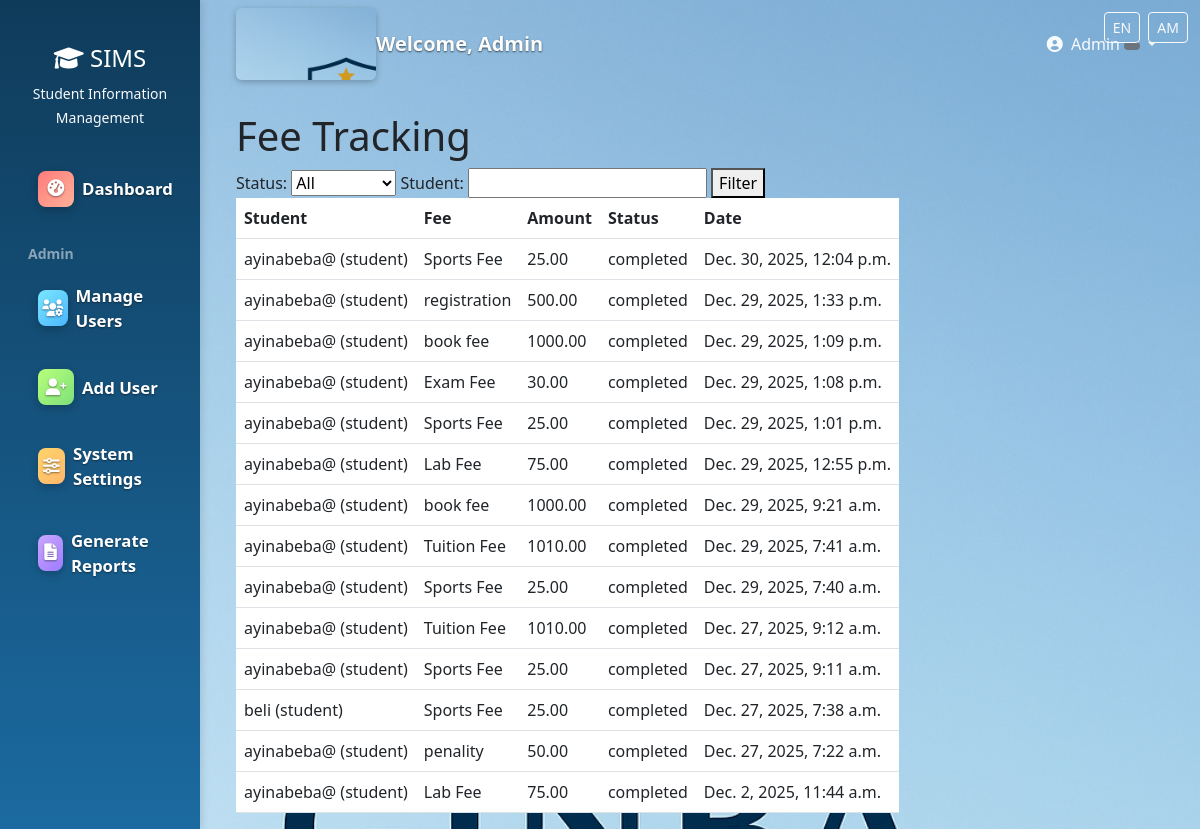
Screenshot of /finance/fee-tracking/ (signed in) with the database file from the repository.
### users/models.py (models this page shows)
class User(AbstractUser):
    ROLE_CHOICES = (
        ('admin', 'Administrator'),
        ('teacher', 'Teacher'),
        ('student', 'Student'),
        ('registrar', 'Registrar'),
        ('finance', 'Finance Officer'),
        ('parent', 'Parent'),
    )
    role = models.CharField(max_length=20, choices=ROLE_CHOICES)
    phone = models.CharField(max_length=15, blank=True)
    address = models.TextField(blank=True)
    date_of_birth = models.DateField(null=True, blank=True)
    profile_picture = models.ImageField(upload_to='profiles/', null=True, blank=True)
    is_approved = models.BooleanField(default=False)
    created_at = models.DateTimeField(auto_now_add=True)
    def __str__(self):
        return f"{self.username} ({self.role})"

### payments/models.py (models this page shows, shortened)
class Payment(models.Model):
    student = models.ForeignKey(User, on_delete=models.CASCADE, limit_choices_to={'role': 'student'})
    fee_structure = models.ForeignKey(FeeStructure, on_delete=models.CASCADE)
    amount_paid = models.DecimalField(max_digits=10, decimal_places=2)
    payment_date = models.DateTimeField(auto_now_add=True)
    created_at = models.DateTimeField(auto_now_add=True)
    payment_method = models.CharField(max_length=50)
    transaction_id = models.CharField(max_length=100, unique=True)
    STATUS_CHOICES = (
        ('pending', 'Pending'),
        ('completed', 'Completed'),
        ('failed', 'Failed'),
    )
    status = models.CharField(max_length=20, choices=STATUS_CHOICES, default='pending')
    is_cleared = models.BooleanField(default=False)

class FeeStructure(models.Model):
    name = models.CharField(max_length=100)
    amount = models.DecimalField(max_digits=10, decimal_places=2)
    description = models.TextField()
    is_active = models.BooleanField(default=True)
    created_by = models.ForeignKey(User, on_delete=models.CASCADE)
    created_at = models.DateTimeField(auto_now_add=True)

### users/decorators.py (the view)
        def wrapper(request, *args, **kwargs):
            if request.user.is_authenticated:
                if request.user.role in allowed_roles or request.user.is_superuser:
                    return view_func(request, *args, **kwargs)
            messages.error(request, "You don't have permission to access this page.")
            return redirect('dashboard')

### finance/views.py (called while the page is built)
@finance_required
def fee_tracking(request):
    payments = Payment.objects.all().select_related('student', 'fee_structure').order_by('-payment_date')
    status_filter = request.GET.get('status')
    student_filter = request.GET.get('student')
    if status_filter:
        payments = payments.filter(status=status_filter)
    if student_filter:
        payments = payments.filter(student__username__icontains=student_filter)
    context = {
        'payments': payments,
        'status_choices': Payment.STATUS_CHOICES,
    }
    return render(request, 'finance/fee_tracking.html', context)

### finance/templates/finance/fee_tracking.html (shortened to what this page needs)
{% extends 'base.html' %}
{% block content %}
<h1>Fee Tracking</h1>
<form method="get">
  <label>Status: <select name="status"><option value="">All</option>{% for k,v in status_choices %}<option value="{{ k }}">{{ v }}</option>{% endfor %}</select></label>
  <label>Student: <input type="text" name="student" value="{{ request.GET.student }}"></label>
  <button type="submit">Filter</button>
</form>
<table class="table">
  <thead><tr><th>Student</th><th>Fee</th><th>Amount</th><th>Status</th><th>Date</th></tr></thead>
  <tbody>
  {% for p in payments %}
    <tr>
      <td>{{ p.student }}</td>
      <td>{{ p.fee_structure.name }}</td>
      <td>{{ p.amount_paid }}</td>
      <td>{{ p.status }}</td>
      <td>{{ p.payment_date }}</td>
    </tr>
  {% empty %}
    <tr><td colspan="5">No payments found</td></tr>
  {% endfor %}
  </tbody>
</table>
{% endblock %}

### templates/base.html (shortened to what this page needs)
<!DOCTYPE html>
{% load i18n %}
<html lang="{{ LANGUAGE_CODE|default:'en' }}">
  <head>
    {% load static %}
    <link
      href="https://cdn.jsdelivr.net/npm/bootstrap@5.3.0/dist/css/bootstrap.min.css"
      rel="stylesheet"
    />
    <link
      href="https://cdnjs.cloudflare.com/ajax/libs/font-awesome/6.0.0/css/all.min.css"
      rel="stylesheet"
    />
  </head>
  <body>
    <div style="position:fixed;right:12px;top:12px;z-index:1050">
      <form id="lang-form" action="/i18n/setlang/" method="post" style="display:inline">
        <button name="language" value="en" class="btn btn-sm btn-outline-light me-1" type="submit">EN</button>
        <button name="language" value="am" class="btn btn-sm btn-outline-light" type="submit">AM</button>
      </form>
    </div>
    {% if user.is_authenticated %}
    <div class="container-fluid">
      <div class="row">
        <nav class="col-md-3 col-lg-2 d-none d-md-block sidebar">
          <div class="position-sticky pt-4">
            <div class="text-center mb-4">
              <h4 class="text-white">
                <i class="fas fa-graduation-cap"></i> SIMS
              </h4>
              <small class="text-light">Student Information Management</small>
            </div>
            <ul class="nav flex-column">
              <li class="nav-item">
                <a
                  class="nav-link {% if request.resolver_match.url_name == 'dashboard' %}active{% endif %}"
                  href="{% url 'dashboard' %}"
                >
                  <i class="fas fa-tachometer-alt me-2"></i>Dashboard
                </a>
              </li>
              {% if user.is_superuser or user.is_staff or user.role == 'admin' %}
              <li class="nav-item mt-3">
                <strong class="text-white-50 ps-3 small">{% trans "Admin" %}</strong>
              </li>
              {% url 'manage_users' as manage_users_url %}
              {% if manage_users_url %}
              <li class="nav-item">
                <a class="nav-link" href="{{ manage_users_url }}">
                  <i class="fas fa-users-cog me-2"></i>
                  <span data-i18n="SIDEBAR_MANAGE_USERS">{% trans "Manage Users" %}</span>
                </a>
              </li>
              {% endif %}
              {% url 'add_user' as add_user_url %}
              {% if add_user_url %}
              <li class="nav-item">
                <a class="nav-link" href="{{ add_user_url }}">
                  <i class="fas fa-user-plus me-2"></i>
                  <span data-i18n="SIDEBAR_ADD_USER">{% trans "Add User" %}</span>
                </a>
              </li>
              {% endif %}
              {% url 'system_settings' as system_settings_url %}
              {% if system_settings_url %}
              <li class="nav-item">
                <a class="nav-link" href="{{ system_settings_url }}">
                  <i class="fas fa-sliders-h me-2"></i>
                  <span data-i18n="SIDEBAR_SYSTEM_SETTINGS">{% trans "System Settings" %}</span>
                </a>
              </li>
              {% endif %}
              {% url 'generate_reports' as generate_reports_url %}
              {% if generate_reports_url %}
              <li class="nav-item">
                <a class="nav-link" href="{{ generate_reports_url }}">
                  <i class="fas fa-file-alt me-2"></i>
                  <span data-i18n="SIDEBAR_GENERATE_REPORTS">{% trans "Generate Reports" %}</span>
                </a>
              </li>
              {% endif %}
              {% url 'post_announcements' as post_announcements_url %}
              {% endif %}
            </ul>
          </div>
        </nav>
        <main class="col-md-9 ms-sm-auto col-lg-10 px-md-4 main-content">
          <nav
            class="navbar navbar-expand-lg navbar-light bg-white shadow-sm mb-4"
          >
            <div class="container-fluid">
              <span class="site-logo" aria-hidden="true"></span>
              <span class="navbar-brand">Welcome, {{ user.get_full_name|default:user.username }}</span>
              <div class="navbar-nav ms-auto">
                <div class="nav-item dropdown">
                  <a
                    class="nav-link dropdown-toggle"
                    href="#"
                    id="navbarDropdown"
                    role="button"
                    data-bs-toggle="dropdown"
                  >
                    <i class="fas fa-user-circle me-1"></i> {{ user.username }}
                    <span
                      class="badge bg-{% if user.role == 'admin' %}danger{% elif user.role == 'teacher' %}info{% elif user.role == 'student' %}success{% elif user.role == 'parent' %}warning{% else %}secondary{% endif %}"
                    >
                    </span>
                  </a>
                </div>
              </div>
            </div>
          </nav>
          <div class="container-fluid">{% block content %}{% endblock %}</div>
        </main>
      </div>
    </div>
    {% endif %}
  </body>
</html>

### rows the page displays
User: get_full_name "Admin", username "Admin"
Payment: student "ayinabeba@ (student)", fee_structure.name "Sports Fee", amount_paid "25.00", status "completed", payment_date "Dec. 30, 2025, 12:04 p.m."
Payment: student "ayinabeba@ (student)", fee_structure.name "registration", amount_paid "500.00", status "completed", payment_date "Dec. 29, 2025, 1:33 p.m."
Payment: student "ayinabeba@ (student)", fee_structure.name "book fee", amount_paid "1000.00", status "completed", payment_date "Dec. 29, 2025, 1:09 p.m."
Payment: student "ayinabeba@ (student)", fee_structure.name "Exam Fee", amount_paid "30.00", status "completed", payment_date "Dec. 29, 2025, 1:08 p.m."
Payment: student "ayinabeba@ (student)", fee_structure.name "Sports Fee", amount_paid "25.00", status "completed", payment_date "Dec. 29, 2025, 1:01 p.m."
Payment: student "ayinabeba@ (student)", fee_structure.name "Lab Fee", amount_paid "75.00", status "completed", payment_date "Dec. 29, 2025, 12:55 p.m."
Payment: student "ayinabeba@ (student)", fee_structure.name "book fee", amount_paid "1000.00", status "completed", payment_date "Dec. 29, 2025, 9:21 a.m."
Payment: student "ayinabeba@ (student)", fee_structure.name "Tuition Fee", amount_paid "1010.00", status "completed", payment_date "Dec. 29, 2025, 7:41 a.m."
Payment: student "ayinabeba@ (student)", fee_structure.name "Sports Fee", amount_paid "25.00", status "completed", payment_date "Dec. 29, 2025, 7:40 a.m."
Payment: student "ayinabeba@ (student)", fee_structure.name "Tuition Fee", amount_paid "1010.00", status "completed", payment_date "Dec. 27, 2025, 9:12 a.m."
Payment: student "ayinabeba@ (student)", fee_structure.name "Sports Fee", amount_paid "25.00", status "completed", payment_date "Dec. 27, 2025, 9:11 a.m."
Payment: student "beli (student)", fee_structure.name "Sports Fee", amount_paid "25.00", status "completed", payment_date "Dec. 27, 2025, 7:38 a.m."
Payment: student "ayinabeba@ (student)", fee_structure.name "penality", amount_paid "50.00", status "completed", payment_date "Dec. 27, 2025, 7:22 a.m."
Payment: student "ayinabeba@ (student)", fee_structure.name "Lab Fee", amount_paid "75.00", status "completed", payment_date "Dec. 2, 2025, 11:44 a.m."
